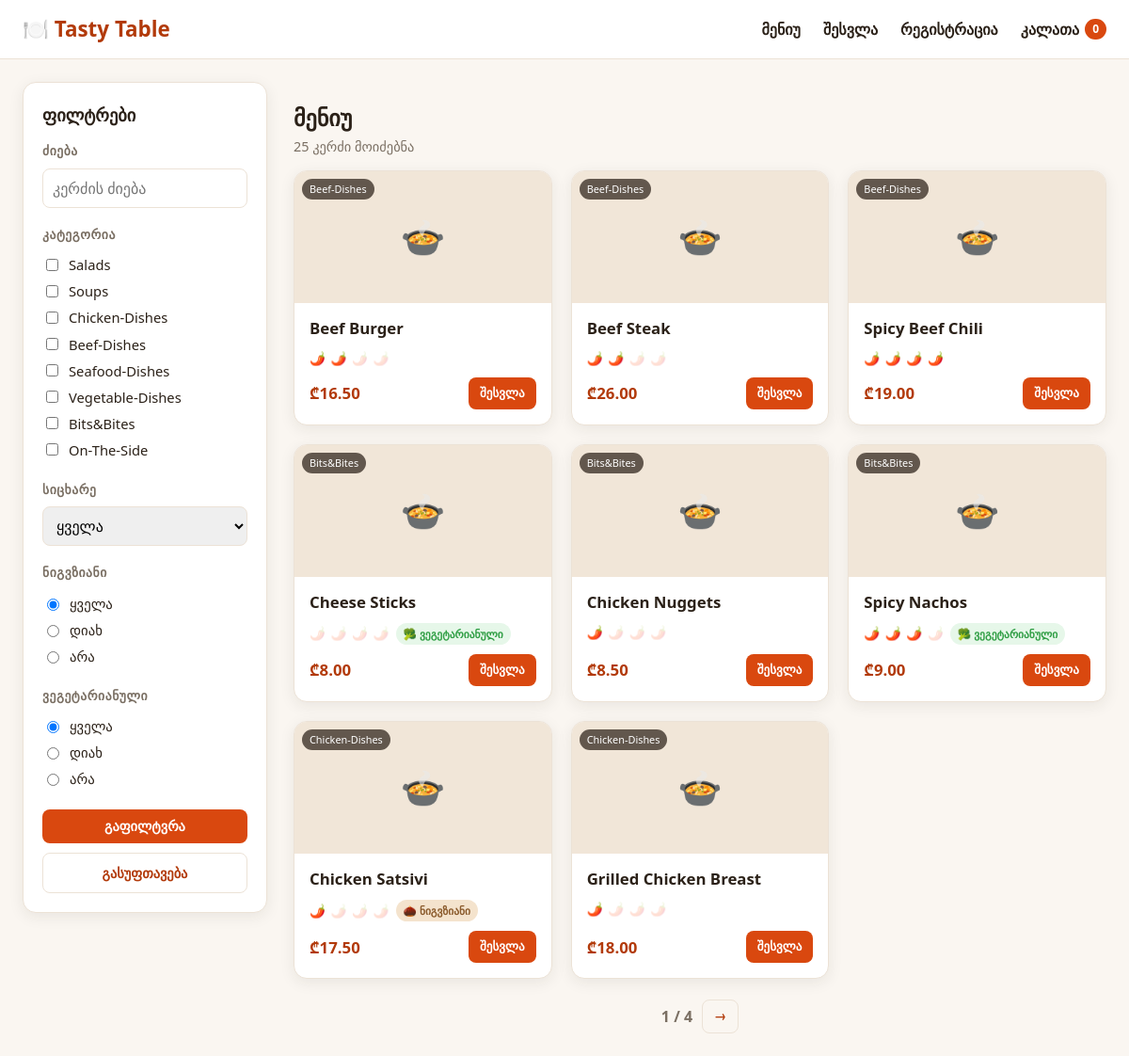
The app's page /, older data.
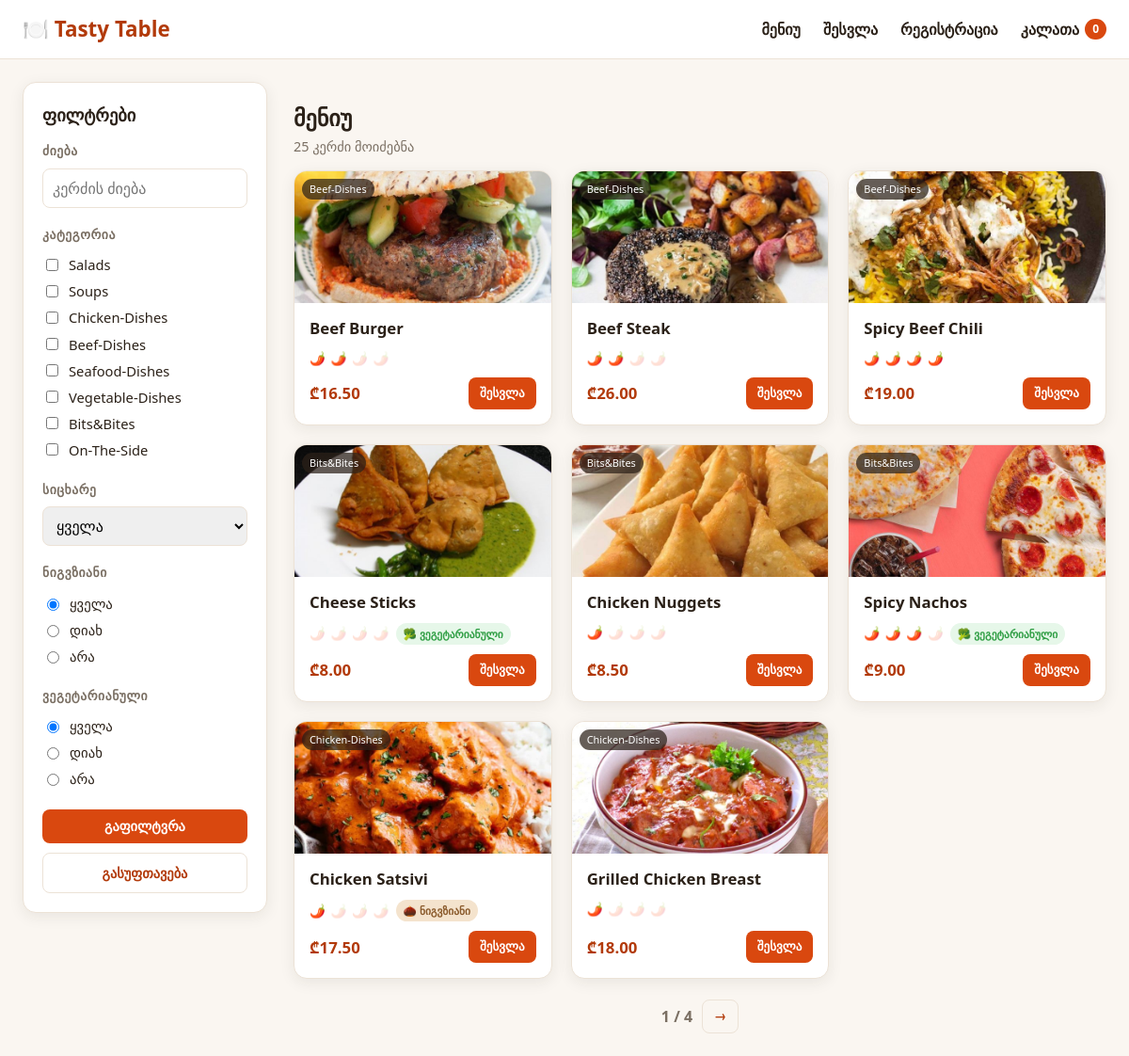
The same page, newer data.
### menu/models.py (models this page shows, shortened)
class Dish(models.Model):
    SPICE_LEVEL_CHOICES = [
        (0, '0 - არ არის ცხარე'),
        (1, '1 - ოდნავ ცხარე'),
        (2, '2 - საშუალოდ ცხარე'),
        (3, '3 - ცხარე'),
        (4, '4 - ძალიან ცხარე'),
    ]
    class Category(models.TextChoices):
        SALADS = 'Salads', 'Salads'
        SOUPS = 'Soups', 'Soups'
        CHICKEN = 'Chicken-Dishes', 'Chicken-Dishes'
        BEEF = 'Beef-Dishes', 'Beef-Dishes'
        SEAFOOD = 'Seafood-Dishes', 'Seafood-Dishes'
        VEGETABLE = 'Vegetable-Dishes', 'Vegetable-Dishes'
        BITS_BITES = 'Bits&Bites', 'Bits&Bites'
        ON_THE_SIDE = 'On-The-Side', 'On-The-Side'
    name = models.CharField('დასახელება', max_length=150)
    category = models.CharField('კატეგორია', max_length=30, choices=Category.choices)
    image = models.ImageField('სურათი', upload_to='dishes/', blank=True, null=True)
    spice_level = models.PositiveSmallIntegerField(
        'სიცხარის მაჩვენებელი',
        choices=SPICE_LEVEL_CHOICES,
        validators=[MinValueValidator(0), MaxValueValidator(4)],
        default=0,
    )
    has_walnuts = models.BooleanField('ნიგვზიანია', default=False)
    is_vegetarian = models.BooleanField('ვეგეტარიანულია', default=False)
    price = models.DecimalField('ფასი', max_digits=6, decimal_places=2)
    description = models.TextField('აღწერა', blank=True)
    class Meta:
        verbose_name = 'კერძი'
        verbose_name_plural = 'კერძები'
        ordering = ['category', 'name']

### menu/views.py (the view, shortened to what this page needs)
# urls.py: path('', views.dish_list, name='dish_list'),
def dish_list(request):
    dishes = Dish.objects.all()
    search_query = request.GET.get('q', '').strip()
    if search_query:
        dishes = dishes.filter(Q(name__icontains=search_query) | Q(description__icontains=search_query))
    selected_categories = request.GET.getlist('category')
    if selected_categories:
        dishes = dishes.filter(category__in=selected_categories)
    max_spice = request.GET.get('max_spice')
    walnuts = request.GET.get('walnuts')  # 'yes' / 'no' / None (ყველა)
    if walnuts == 'yes':
        dishes = dishes.filter(has_walnuts=True)
    elif walnuts == 'no':
        dishes = dishes.filter(has_walnuts=False)
    vegetarian = request.GET.get('vegetarian')  # 'yes' / 'no' / None (ყველა)
    if vegetarian == 'yes':
        dishes = dishes.filter(is_vegetarian=True)
    elif vegetarian == 'no':
        dishes = dishes.filter(is_vegetarian=False)
    paginator = Paginator(dishes, 8)
    page_obj = paginator.get_page(request.GET.get('page'))
    context = {
        'dishes': page_obj,
        'page_obj': page_obj,
        'search_query': search_query,
        'categories': Dish.Category.choices,
        'selected_categories': selected_categories,
        'max_spice': max_spice if max_spice not in (None, '') else '',
        'walnuts': walnuts or '',
        'vegetarian': vegetarian or '',
        'spice_levels': Dish.SPICE_LEVEL_CHOICES,
        'spice_slots': range(1, 5),
        'cart_count': len(Cart(request)),
    }
    return render(request, 'menu/dish_list.html', context)

### menu/cart.py (called while the page is built)
    def __len__(self):
        return sum(self.cart.values())

### menu/templates/menu/dish_list.html (shortened to what this page needs)
{% extends 'menu/base.html' %}
{% load static %}
{% block content %}
<div class="layout">
    <aside class="filters">
        <form method="get" class="filter-form">
            <h2>ფილტრები</h2>
            <div class="filter-group">
                <h3>ძიება</h3>
                <input type="search" name="q" value="{{ search_query }}" placeholder="კერძის ძიება" class="search-input">
            </div>
            <div class="filter-group">
                <h3>კატეგორია</h3>
                {% for value, label in categories %}
                    <label class="checkbox-row">
                        <input type="checkbox" name="category" value="{{ value }}"
                            {% if value in selected_categories %}checked{% endif %}>
                        {{ label }}
                    </label>
                {% endfor %}
            </div>
            <div class="filter-group">
                <h3>სიცხარე</h3>
                <select name="max_spice">
                    <option value="">ყველა</option>
                </select>
            </div>
            <div class="filter-group">
                <h3>ნიგვზიანი</h3>
                <label class="radio-row"><input type="radio" name="walnuts" value="" {% if walnuts == '' %}checked{% endif %}> ყველა</label>
                <label class="radio-row"><input type="radio" name="walnuts" value="yes" {% if walnuts == 'yes' %}checked{% endif %}> დიახ</label>
                <label class="radio-row"><input type="radio" name="walnuts" value="no" {% if walnuts == 'no' %}checked{% endif %}> არა</label>
            </div>
            <div class="filter-group">
                <h3>ვეგეტარიანული</h3>
                <label class="radio-row"><input type="radio" name="vegetarian" value="" {% if vegetarian == '' %}checked{% endif %}> ყველა</label>
                <label class="radio-row"><input type="radio" name="vegetarian" value="yes" {% if vegetarian == 'yes' %}checked{% endif %}> დიახ</label>
                <label class="radio-row"><input type="radio" name="vegetarian" value="no" {% if vegetarian == 'no' %}checked{% endif %}> არა</label>
            </div>
            <div class="filter-actions">
                <button type="submit" class="btn btn-primary">გაფილტვრა</button>
                <a href="{% url 'dish_list' %}" class="btn btn-ghost">გასუფთავება</a>
            </div>
        </form>
    </aside>
    <section class="dish-grid-wrap">
        <h1>მენიუ</h1>
        <p class="results-count">{{ page_obj.paginator.count }} კერძი მოიძებნა</p>
        <div class="dish-grid">
            {% for dish in dishes %}
            <article class="dish-card">
                <div class="dish-image">
                    {% if dish.image %}
                        <img src="{{ dish.image.url }}" alt="{{ dish.name }}">
                    {% else %}
                        <div class="dish-image-placeholder">🍲</div>
                    {% endif %}
                    <span class="category-tag">{{ dish.get_category_display }}</span>
                </div>
                <div class="dish-body">
                    <h3 class="dish-name">{{ dish.name }}</h3>
                    <div class="dish-attrs">
                        <span class="attr spice" title="სიცხარე {{ dish.spice_level }}/4">
                            {% for i in spice_slots %}
                                {% if i <= dish.spice_level %}🌶️{% else %}<span class="chili-off">🌶️</span>{% endif %}
                            {% endfor %}
                        </span>
                        {% if dish.has_walnuts %}
                            <span class="attr pill walnut">🌰 ნიგვზიანი</span>
                        {% endif %}
                        {% if dish.is_vegetarian %}
                            <span class="attr pill veg">🥦 ვეგეტარიანული</span>
                        {% endif %}
                    </div>
                    <div class="dish-footer">
                        <span class="price">₾{{ dish.price }}</span>
                        {% if user.is_authenticated %}
                            <form method="post" action="{% url 'add_to_cart' dish.id %}">
                                {% csrf_token %}
                                <button type="submit" class="btn btn-primary btn-sm">კალათაში დამატება</button>
                            </form>
                        {% else %}
                            <a href="{% url 'login' %}?next={{ request.get_full_path|urlencode }}" class="btn btn-primary btn-sm">შესვლა</a>
                        {% endif %}
                    </div>
                </div>
            </article>
            {% empty %}
                <p class="empty-state">ამ ფილტრებით კერძი ვერ მოიძებნა. სცადეთ სხვა კომბინაცია.</p>
            {% endfor %}
        </div>
        {% if page_obj.paginator.num_pages > 1 %}
        <nav class="pagination">
            <span class="page-indicator">{{ page_obj.number }} / {{ page_obj.paginator.num_pages }}</span>
            {% if page_obj.has_next %}
                <a class="btn btn-ghost btn-sm" href="?page={{ page_obj.next_page_number }}">→</a>
            {% endif %}
        </nav>
        {% endif %}
    </section>
</div>
{% endblock %}

### menu/templates/menu/base.html (shortened to what this page needs)
{% load static %}
<!DOCTYPE html>
<html lang="ka">
<head>
    <link rel="stylesheet" href="{% static 'menu/css/style.css' %}?v=4">
</head>
<body>
    <header class="topbar">
        <div class="topbar-inner">
            <a href="{% url 'dish_list' %}" class="brand">🍽️ Tasty&nbsp;Table</a>
            <nav class="nav-links">
                <a href="{% url 'dish_list' %}">მენიუ</a>
                {% if user.is_authenticated %}
                    <a href="{% url 'my_orders' %}">ჩემი შეკვეთები</a>
                    <span class="user-name">{{ user.username }}</span>
                    {% if user.is_staff %}
                        <a href="{% url 'admin:index' %}">ადმინი</a>
                    {% endif %}
                    <form method="post" action="{% url 'logout' %}" class="logout-form">
                        {% csrf_token %}
                        <button type="submit" class="nav-button">გამოსვლა</button>
                    </form>
                {% else %}
                    <a href="{% url 'login' %}">შესვლა</a>
                    <a href="{% url 'register' %}">რეგისტრაცია</a>
                {% endif %}
                <a href="{% url 'cart_detail' %}" class="cart-link">
                    კალათა
                    <span class="cart-badge">{{ cart_count }}</span>
                </a>
            </nav>
        </div>
    </header>
    <main class="page">
        {% block content %}{% endblock %}
    </main>
</body>
</html>

Row changes from the older to the newer data that the page shows:
changed Dish "Beef Burger": image: picture added; no longer shows "🍲"
changed Dish "Beef Steak": image: picture added; no longer shows "🍲"
changed Dish "Spicy Beef Chili": image: picture added; no longer shows "🍲"
changed Dish "Cheese Sticks": image: picture added; no longer shows "🍲"
changed Dish "Chicken Nuggets": image: picture added; no longer shows "🍲"
changed Dish "Spicy Nachos": image: picture added; no longer shows "🍲"
changed Dish "Chicken Satsivi": image: picture added; no longer shows "🍲"
changed Dish "Grilled Chicken Breast": image: picture added; no longer shows "🍲"
